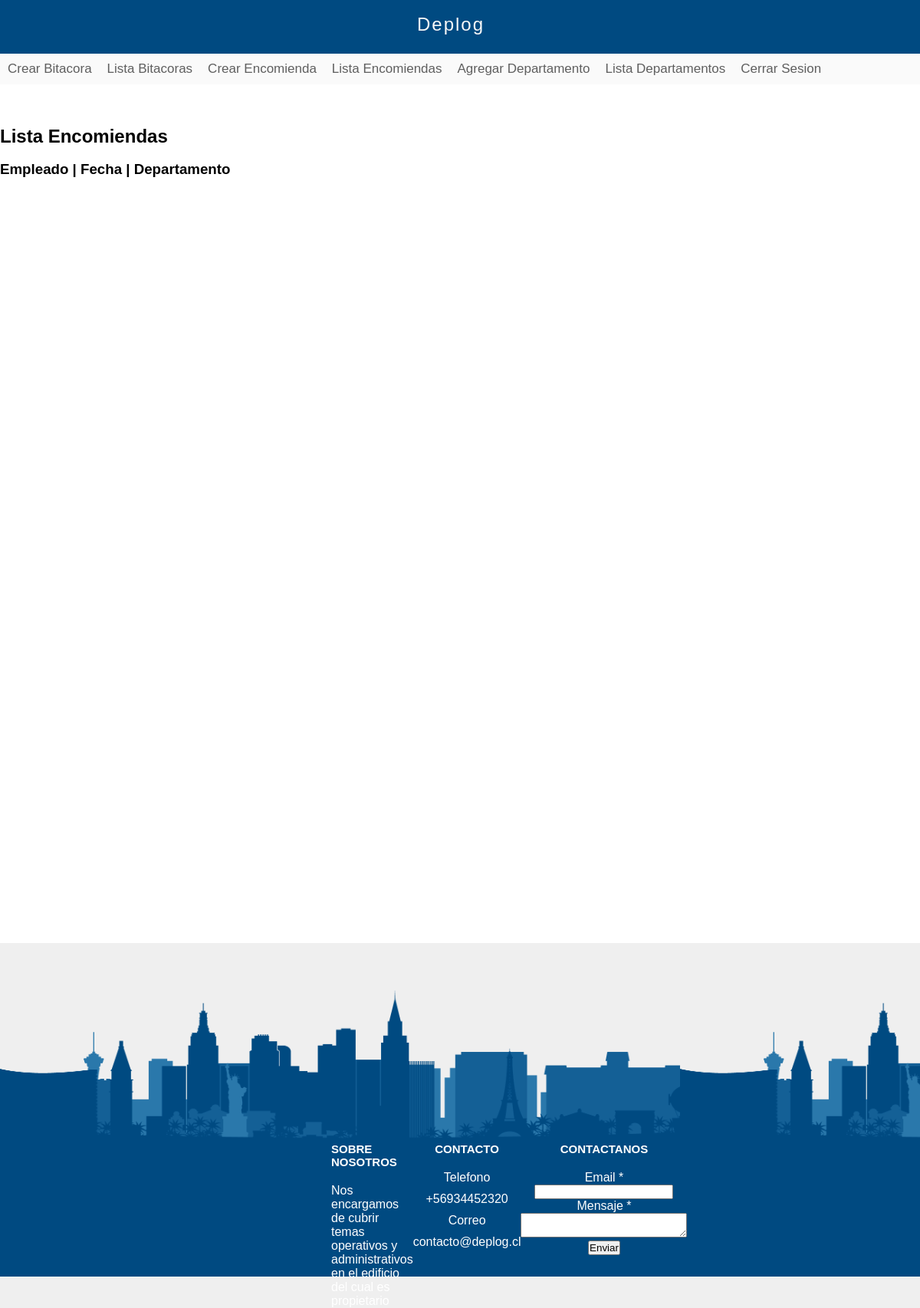
The page /encomienda/lista/ (signed in) on the database as committed earlier.
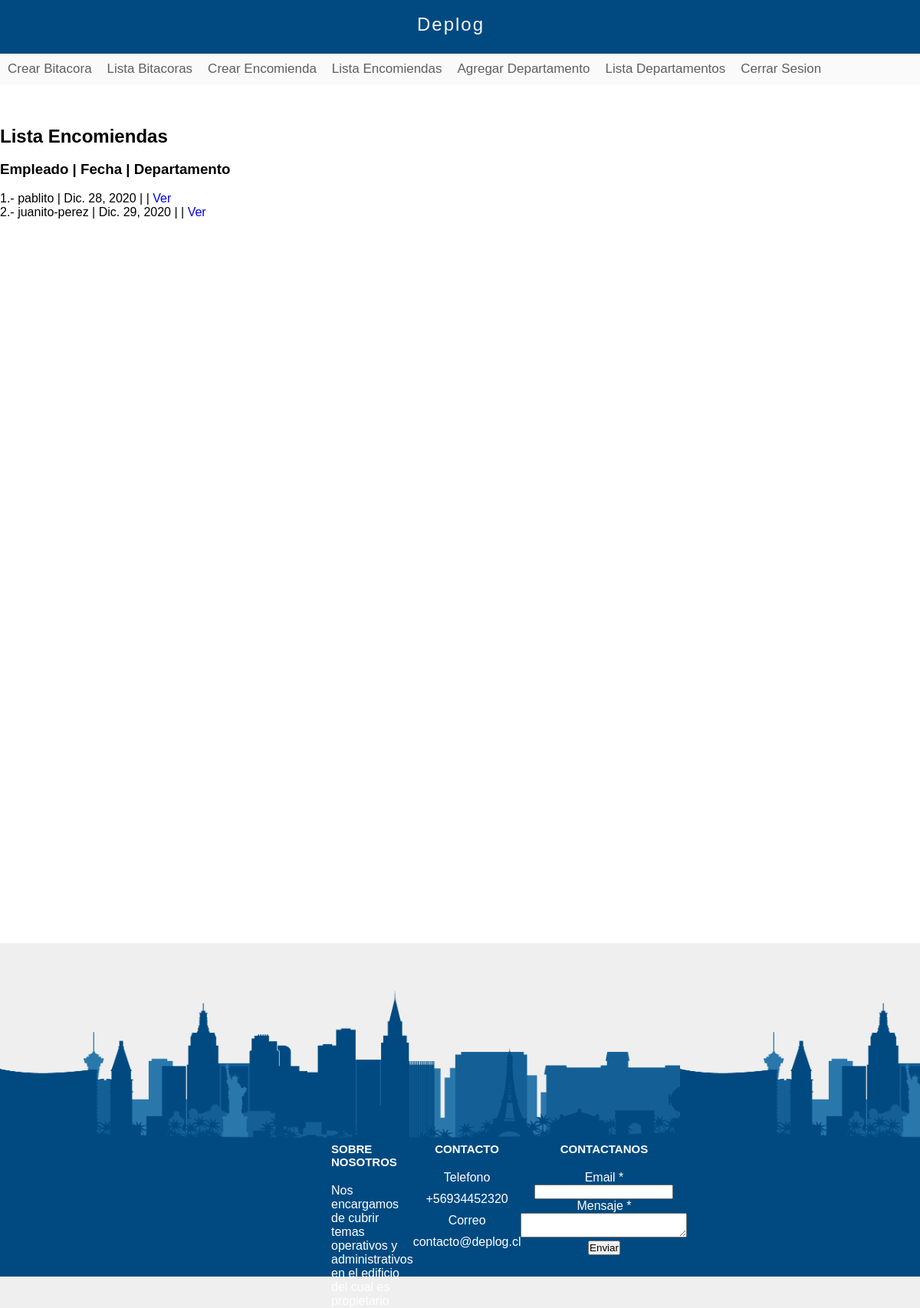
The same page on the database as committed later.
### Conserje/models.py (models this page shows)
class encomienda(models.Model):
    Nombre                = models.CharField(max_length=120)
    Departamento          = models.ForeignKey(departamento, on_delete=models.CASCADE)
    Fecha                 = models.DateField(auto_now_add=True)
    Hora                  = models.TimeField(auto_now_add=True)
    Sumario               = models.TextField()
    Recibido              = models.BooleanField(default=False)
    Entregado             = models.BooleanField(default=False)
    def get_absolute_url(self):
        return reverse("detalles-encomienda",kwargs = {"id": self.id})

### Conserje/views.py (the view)
# urls.py: path('encomienda/lista/',lista_encomienda_vista,name='lista-encomienda'),
def lista_encomienda_vista(request):
    if request.user.is_authenticated == False:
        return redirect("/inicio-sesion")
    queryset = encomienda.objects.all()#lista de objetos
    context={
        "object_list" : queryset
    }
    return render(request,"conserje/encomienda_lista.html",context)

### templates/conserje/encomienda_lista.html (shortened to what this page needs)
{% extends 'layout-staff.html' %}
{% block content %}
<br><br><br>
<h2>Lista Encomiendas</h2>
<br>
<h3>Empleado | Fecha | Departamento</h3>
<br>
{% for instance in object_list %}
    <p>{{ forloop.counter }}.- {{ instance.Nombre }} | {{ instance.Fecha }} |{{ instance.Departamento }} |<a href='{{ instance.get_absolute_url }}'> Ver </a></a></p>
{% endfor %}
{% endblock %}

Rows that differ between the two databases and show on the page:
added encomienda: Nombre "pablito", Fecha "Dic. 28, 2020"
added encomienda: Nombre "juanito-perez", Fecha "Dic. 29, 2020"
